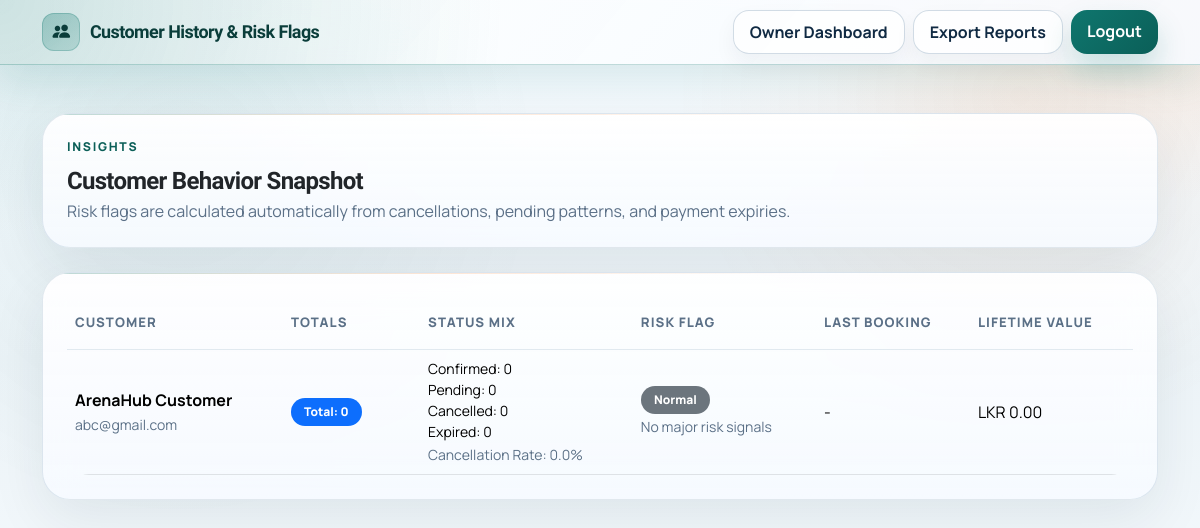
The page /owner_customer_insights.php (signed in) on the database its author committed.
### tables this page shows
CREATE TABLE `users` (
  `id` INT NOT NULL AUTO_INCREMENT,
  `name` VARCHAR(100) NOT NULL,
  `email` VARCHAR(100) NOT NULL,
  `password` VARCHAR(255) NOT NULL,
  `role` ENUM('customer', 'admin') NOT NULL DEFAULT 'customer',
  `last_login_at` DATETIME DEFAULT NULL,
  `created_at` TIMESTAMP NOT NULL DEFAULT CURRENT_TIMESTAMP,
  PRIMARY KEY (`id`),
  UNIQUE KEY `uq_users_email` (`email`)
);

### documents/includes/db.php (called while the page is built, shortened)
<?php
function h(string $value): string
{
    return htmlspecialchars($value, ENT_QUOTES, 'UTF-8');
}

### owner_customer_insights.php (the view, shortened to what this page needs)
<?php
require_once __DIR__ . '/includes/auth.php';
function moneyFormat(float $amount): string
{
    return number_format($amount, 2);
}
function riskLabel(array $row): array
{
    $total = (int) ($row['total_bookings'] ?? 0);
    $confirmed = (int) ($row['confirmed_count'] ?? 0);
    $cancelled = (int) ($row['cancelled_count'] ?? 0);
    $expired = (int) ($row['expired_count'] ?? 0);
    $pending = (int) ($row['pending_count'] ?? 0);
    return [
        'label' => 'Normal',
        'class' => 'secondary',
        'hint' => 'No major risk signals',
    ];
}
$rows = [];
$stmt = $mysqli->prepare(
    "SELECT u.id,
            u.name,
            u.email,
            COALESCE(COUNT(b.id), 0) AS total_bookings,
            COALESCE(SUM(CASE WHEN b.status = 'confirmed' THEN 1 ELSE 0 END), 0) AS confirmed_count,
            COALESCE(SUM(CASE WHEN b.status = 'pending' THEN 1 ELSE 0 END), 0) AS pending_count,
            COALESCE(SUM(CASE WHEN b.status = 'cancelled' THEN 1 ELSE 0 END), 0) AS cancelled_count,
            COALESCE(SUM(CASE WHEN b.payment_status = 'expired' THEN 1 ELSE 0 END), 0) AS expired_count,
            COALESCE(SUM(b.total_amount), 0) AS lifetime_booking_value,
            MAX(b.created_at) AS last_booking_at
     FROM users u
     LEFT JOIN bookings b ON b.user_id = u.id
     WHERE u.role = 'customer'
     GROUP BY u.id, u.name, u.email
     ORDER BY last_booking_at DESC, total_bookings DESC, u.name ASC
     LIMIT 500"
);
$stmt->execute();
$result = $stmt->get_result();
if ($result) {
    while ($row = $result->fetch_assoc()) {
        $rows[] = $row;
    }
}
?>
<!DOCTYPE html>
<html lang="en">
<head>
    <link href="https://cdn.jsdelivr.net/npm/bootstrap@5.3.3/dist/css/bootstrap.min.css" rel="stylesheet">
    <link href="https://cdn.jsdelivr.net/npm/bootstrap-icons@1.11.3/font/bootstrap-icons.css" rel="stylesheet">
    <link href="assets/css/style.css" rel="stylesheet">
</head>
<body class="app-shell owner-shell owner-theme-overview">
    <nav class="navbar navbar-expand-lg sticky-top owner-navbar">
        <div class="container">
            <a class="navbar-brand fw-bold owner-brand" href="admin_dashboard.php">
                <span class="owner-brand-mark"><i class="bi bi-people-fill"></i></span>
                <span>Customer History & Risk Flags</span>
            </a>
            <div class="ms-auto d-flex gap-2">
                <a href="admin_dashboard.php" class="btn btn-outline-secondary owner-top-btn">Owner Dashboard</a>
                <a href="owner_export_reports.php" class="btn btn-outline-secondary owner-top-btn">Export Reports</a>
                <a href="logout.php" class="btn btn-main owner-top-btn">Logout</a>
            </div>
        </div>
    </nav>
    <section class="section-block py-5">
        <div class="container">
            <div class="card branch-card owner-card p-4 mb-4">
                <span class="section-kicker">Insights</span>
                <h1 class="h4 fw-bold mb-1">Customer Behavior Snapshot</h1>
                <p class="text-secondary mb-0">Risk flags are calculated automatically from cancellations, pending patterns, and payment expiries.</p>
            </div>
            <div class="card branch-card owner-card p-4">
                <?php if (count($rows) === 0): ?>
                    <div class="alert alert-info mb-0">No customers found.</div>
                <?php else: ?>
                    <div class="table-responsive">
                        <table class="table align-middle booking-table owner-table">
                            <thead>
                                <tr>
                                    <th>Customer</th>
                                    <th>Totals</th>
                                    <th>Status Mix</th>
                                    <th>Risk Flag</th>
                                    <th>Last Booking</th>
                                    <th>Lifetime Value</th>
                                </tr>
                            </thead>
                            <tbody>
                                <?php foreach ($rows as $row): ?>
                                    <?php
                                    $total = (int) $row['total_bookings'];
                                    $confirmed = (int) $row['confirmed_count'];
                                    $pending = (int) $row['pending_count'];
                                    $cancelled = (int) $row['cancelled_count'];
                                    $expired = (int) $row['expired_count'];
                                    $risk = riskLabel($row);
                                    $cancelRate = $total > 0 ? (($cancelled / $total) * 100) : 0;
                                    ?>
                                    <tr>
                                        <td>
                                            <strong><?= h((string) $row['name']) ?></strong><br>
                                            <small class="text-secondary"><?= h((string) $row['email']) ?></small>
                                        </td>
                                        <td>
                                            <span class="badge text-bg-primary">Total: <?= $total ?></span>
                                        </td>
                                        <td>
                                            <small class="d-block">Confirmed: <?= $confirmed ?></small>
                                            <small class="d-block">Pending: <?= $pending ?></small>
                                            <small class="d-block">Cancelled: <?= $cancelled ?></small>
                                            <small class="d-block">Expired: <?= $expired ?></small>
                                            <small class="text-secondary">Cancellation Rate: <?= h(number_format($cancelRate, 1)) ?>%</small>
                                        </td>
                                        <td>
                                            <span class="badge text-bg-<?= h((string) $risk['class']) ?>"><?= h((string) $risk['label']) ?></span><br>
                                            <small class="text-secondary"><?= h((string) $risk['hint']) ?></small>
                                        </td>
                                        <td>
                                            <?= $row['last_booking_at'] ? h(date('d M Y, h:i A', strtotime((string) $row['last_booking_at']))) : '-' ?>
                                        </td>
                                        <td>LKR <?= moneyFormat((float) $row['lifetime_booking_value']) ?></td>
                                    </tr>
                                <?php endforeach; ?>
                            </tbody>
                        </table>
                    </div>
                <?php endif; ?>
            </div>
        </div>
    </section>
</body>
</html>

### rows shown on the page
users: name "ArenaHub Customer", email "abc@gmail.com", total "0", confirmed "0", pending "0", cancelled "0", expired "0", cancelRate "0.0", label "Normal", hint "No major risk signals", lifetime_booking_value "0.00"
